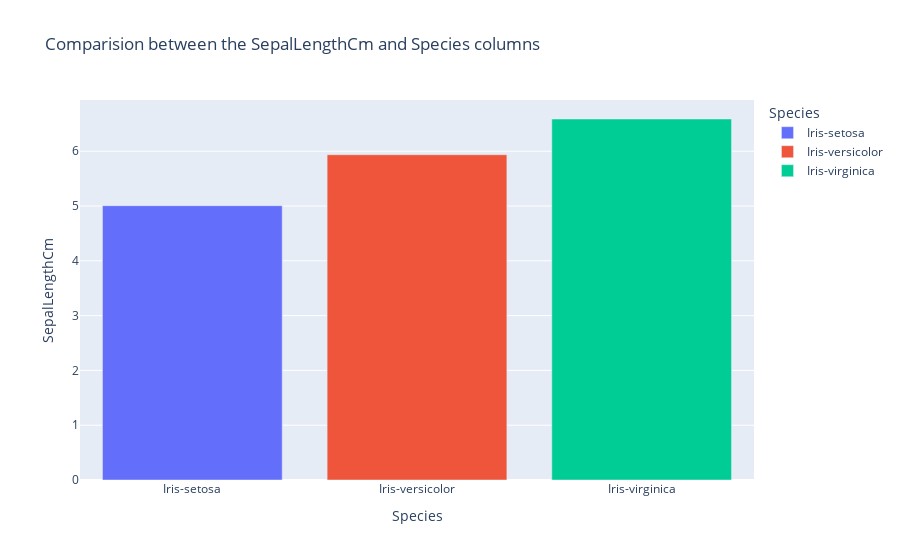
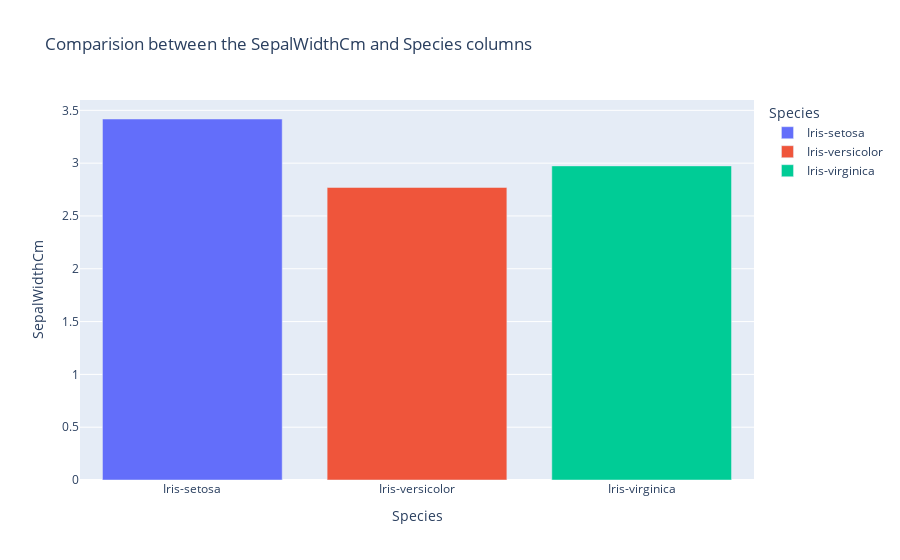
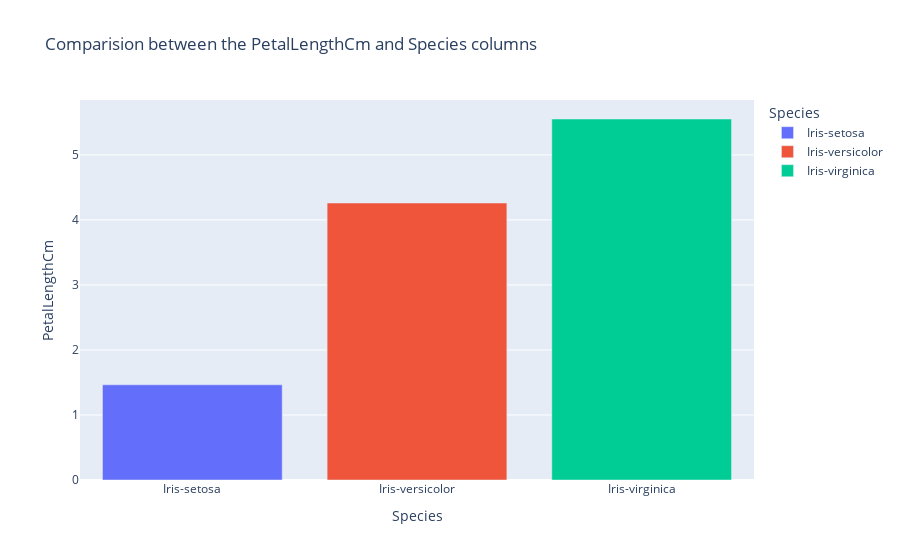
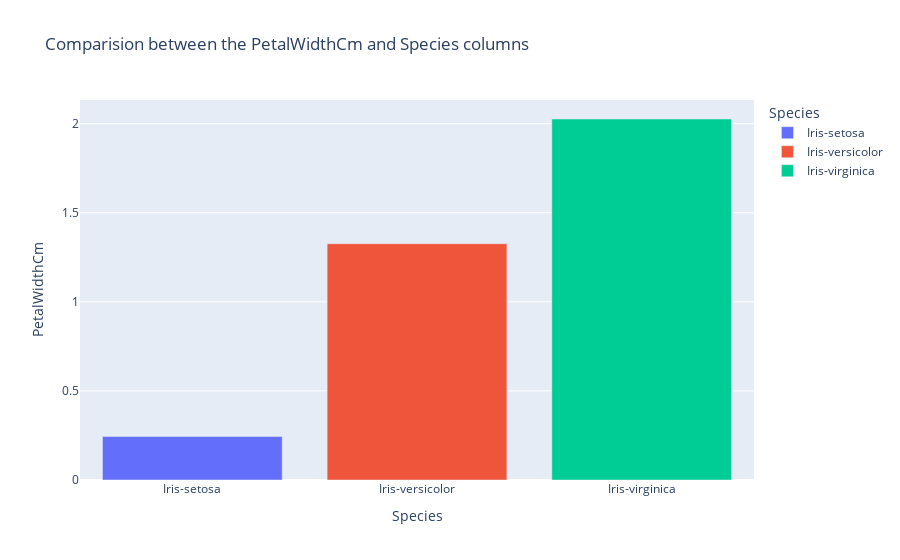

Notebook code cell kept with these figures, in order:
### Markdown cell above
## Comparision between the categories of Species and the input columns

### Code cell
l=['SepalLengthCm','SepalWidthCm','PetalLengthCm', 'PetalWidthCm']
for i in l:
    input_mean = df.groupby("Species")[[i]].mean().reset_index()
    px.bar(input_mean, x="Species", y=i, color="Species", title=f"Comparision between the {i} and Species columns").show()

### Figure 1 — Plotly figure (JSON) as saved in the notebook; plotly's stock layout.template omitted (floating-point values rounded to 4 significant figures)
{"data": [{"alignmentgroup": "True", "hovertemplate": "Species=%{x}<br>SepalLengthCm=%{y}<extra></extra>", "legendgroup": "Iris-setosa", "marker": {"color": "#636efa", "pattern": {"shape": ""}}, "name": "Iris-setosa", "offsetgroup": "Iris-setosa", "orientation": "v", "showlegend": true, "textposition": "auto", "type": "bar", "x": ["Iris-setosa"], "xaxis": "x", "y": [5.006], "yaxis": "y"}, {"alignmentgroup": "True", "hovertemplate": "Species=%{x}<br>SepalLengthCm=%{y}<extra></extra>", "legendgroup": "Iris-versicolor", "marker": {"color": "#EF553B", "pattern": {"shape": ""}}, "name": "Iris-versicolor", "offsetgroup": "Iris-versicolor", "orientation": "v", "showlegend": true, "textposition": "auto", "type": "bar", "x": ["Iris-versicolor"], "xaxis": "x", "y": [5.936], "yaxis": "y"}, {"alignmentgroup": "True", "hovertemplate": "Species=%{x}<br>SepalLengthCm=%{y}<extra></extra>", "legendgroup": "Iris-virginica", "marker": {"color": "#00cc96", "pattern": {"shape": ""}}, "name": "Iris-virginica", "offsetgroup": "Iris-virginica", "orientation": "v", "showlegend": true, "textposition": "auto", "type": "bar", "x": ["Iris-virginica"], "xaxis": "x", "y": [6.588], "yaxis": "y"}], "layout": {"barmode": "relative", "legend": {"title": {"text": "Species"}, "tracegroupgap": 0}, "title": {"text": "Comparision between the SepalLengthCm and Species columns"}, "xaxis": {"anchor": "y", "categoryarray": ["Iris-setosa", "Iris-versicolor", "Iris-virginica"], "categoryorder": "array", "domain": [0, 1], "title": {"text": "Species"}}, "yaxis": {"anchor": "x", "domain": [0, 1], "title": {"text": "SepalLengthCm"}}}}

### Figure 2 — Plotly figure (JSON) as saved in the notebook; plotly's stock layout.template omitted (floating-point values rounded to 4 significant figures)
{"data": [{"alignmentgroup": "True", "hovertemplate": "Species=%{x}<br>SepalWidthCm=%{y}<extra></extra>", "legendgroup": "Iris-setosa", "marker": {"color": "#636efa", "pattern": {"shape": ""}}, "name": "Iris-setosa", "offsetgroup": "Iris-setosa", "orientation": "v", "showlegend": true, "textposition": "auto", "type": "bar", "x": ["Iris-setosa"], "xaxis": "x", "y": [3.418], "yaxis": "y"}, {"alignmentgroup": "True", "hovertemplate": "Species=%{x}<br>SepalWidthCm=%{y}<extra></extra>", "legendgroup": "Iris-versicolor", "marker": {"color": "#EF553B", "pattern": {"shape": ""}}, "name": "Iris-versicolor", "offsetgroup": "Iris-versicolor", "orientation": "v", "showlegend": true, "textposition": "auto", "type": "bar", "x": ["Iris-versicolor"], "xaxis": "x", "y": [2.77], "yaxis": "y"}, {"alignmentgroup": "True", "hovertemplate": "Species=%{x}<br>SepalWidthCm=%{y}<extra></extra>", "legendgroup": "Iris-virginica", "marker": {"color": "#00cc96", "pattern": {"shape": ""}}, "name": "Iris-virginica", "offsetgroup": "Iris-virginica", "orientation": "v", "showlegend": true, "textposition": "auto", "type": "bar", "x": ["Iris-virginica"], "xaxis": "x", "y": [2.974], "yaxis": "y"}], "layout": {"barmode": "relative", "legend": {"title": {"text": "Species"}, "tracegroupgap": 0}, "title": {"text": "Comparision between the SepalWidthCm and Species columns"}, "xaxis": {"anchor": "y", "categoryarray": ["Iris-setosa", "Iris-versicolor", "Iris-virginica"], "categoryorder": "array", "domain": [0, 1], "title": {"text": "Species"}}, "yaxis": {"anchor": "x", "domain": [0, 1], "title": {"text": "SepalWidthCm"}}}}

### Figure 3 — Plotly figure (JSON) as saved in the notebook; plotly's stock layout.template omitted (floating-point values rounded to 4 significant figures)
{"data": [{"alignmentgroup": "True", "hovertemplate": "Species=%{x}<br>PetalLengthCm=%{y}<extra></extra>", "legendgroup": "Iris-setosa", "marker": {"color": "#636efa", "pattern": {"shape": ""}}, "name": "Iris-setosa", "offsetgroup": "Iris-setosa", "orientation": "v", "showlegend": true, "textposition": "auto", "type": "bar", "x": ["Iris-setosa"], "xaxis": "x", "y": [1.464], "yaxis": "y"}, {"alignmentgroup": "True", "hovertemplate": "Species=%{x}<br>PetalLengthCm=%{y}<extra></extra>", "legendgroup": "Iris-versicolor", "marker": {"color": "#EF553B", "pattern": {"shape": ""}}, "name": "Iris-versicolor", "offsetgroup": "Iris-versicolor", "orientation": "v", "showlegend": true, "textposition": "auto", "type": "bar", "x": ["Iris-versicolor"], "xaxis": "x", "y": [4.26], "yaxis": "y"}, {"alignmentgroup": "True", "hovertemplate": "Species=%{x}<br>PetalLengthCm=%{y}<extra></extra>", "legendgroup": "Iris-virginica", "marker": {"color": "#00cc96", "pattern": {"shape": ""}}, "name": "Iris-virginica", "offsetgroup": "Iris-virginica", "orientation": "v", "showlegend": true, "textposition": "auto", "type": "bar", "x": ["Iris-virginica"], "xaxis": "x", "y": [5.552], "yaxis": "y"}], "layout": {"barmode": "relative", "legend": {"title": {"text": "Species"}, "tracegroupgap": 0}, "title": {"text": "Comparision between the PetalLengthCm and Species columns"}, "xaxis": {"anchor": "y", "categoryarray": ["Iris-setosa", "Iris-versicolor", "Iris-virginica"], "categoryorder": "array", "domain": [0, 1], "title": {"text": "Species"}}, "yaxis": {"anchor": "x", "domain": [0, 1], "title": {"text": "PetalLengthCm"}}}}

### Figure 4 — Plotly figure (JSON) as saved in the notebook; plotly's stock layout.template omitted (floating-point values rounded to 4 significant figures)
{"data": [{"alignmentgroup": "True", "hovertemplate": "Species=%{x}<br>PetalWidthCm=%{y}<extra></extra>", "legendgroup": "Iris-setosa", "marker": {"color": "#636efa", "pattern": {"shape": ""}}, "name": "Iris-setosa", "offsetgroup": "Iris-setosa", "orientation": "v", "showlegend": true, "textposition": "auto", "type": "bar", "x": ["Iris-setosa"], "xaxis": "x", "y": [0.244], "yaxis": "y"}, {"alignmentgroup": "True", "hovertemplate": "Species=%{x}<br>PetalWidthCm=%{y}<extra></extra>", "legendgroup": "Iris-versicolor", "marker": {"color": "#EF553B", "pattern": {"shape": ""}}, "name": "Iris-versicolor", "offsetgroup": "Iris-versicolor", "orientation": "v", "showlegend": true, "textposition": "auto", "type": "bar", "x": ["Iris-versicolor"], "xaxis": "x", "y": [1.326], "yaxis": "y"}, {"alignmentgroup": "True", "hovertemplate": "Species=%{x}<br>PetalWidthCm=%{y}<extra></extra>", "legendgroup": "Iris-virginica", "marker": {"color": "#00cc96", "pattern": {"shape": ""}}, "name": "Iris-virginica", "offsetgroup": "Iris-virginica", "orientation": "v", "showlegend": true, "textposition": "auto", "type": "bar", "x": ["Iris-virginica"], "xaxis": "x", "y": [2.026], "yaxis": "y"}], "layout": {"barmode": "relative", "legend": {"title": {"text": "Species"}, "tracegroupgap": 0}, "title": {"text": "Comparision between the PetalWidthCm and Species columns"}, "xaxis": {"anchor": "y", "categoryarray": ["Iris-setosa", "Iris-versicolor", "Iris-virginica"], "categoryorder": "array", "domain": [0, 1], "title": {"text": "Species"}}, "yaxis": {"anchor": "x", "domain": [0, 1], "title": {"text": "PetalWidthCm"}}}}
